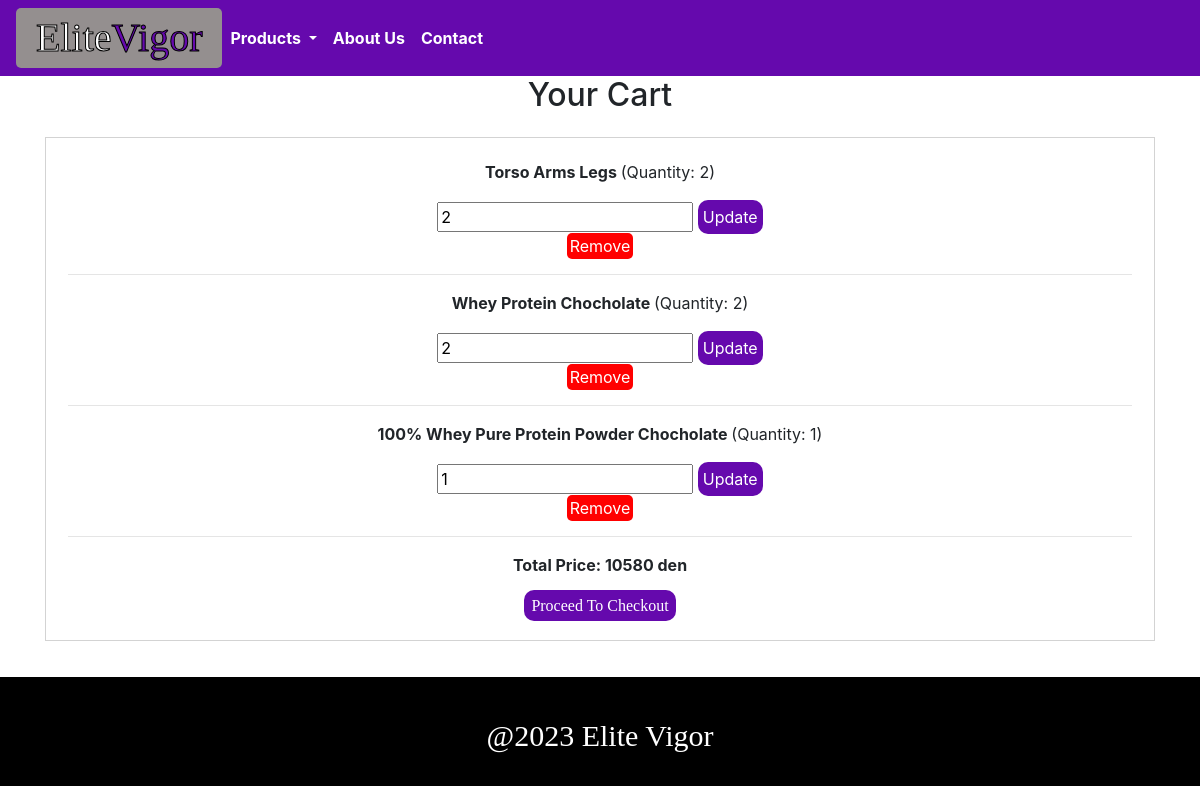
The app's page /cart/ (signed in) with its own data.
### shop/models.py (models this page shows, shortened)
class CartItem(models.Model):
    cart = models.ForeignKey(Cart, on_delete=models.CASCADE, related_name='cart_items')
    product = models.ForeignKey(Product, on_delete=models.CASCADE)
    quantity = models.PositiveIntegerField(default=1)

class Product(models.Model):
    name = models.CharField(max_length=100)
    producer = models.CharField(max_length=100)
    details = models.TextField()
    expiration_date = models.DateTimeField(null=True, blank=True)
    quantity = models.IntegerField(default=0)
    price = models.DecimalField(max_digits=10, decimal_places=2)
    categories = models.ManyToManyField(Category)
    image = models.ImageField(default='no_image_avail.png', upload_to='product-pictures')

### shop/views.py (the view)
# urls.py: path('cart/', cart_view, name='cart'),
def cart_view(request):
    cart = Cart.objects.get(user=request.user)
    cart_items = cart.cart_items.all()
    total_price = cart.get_total_price()
    return render(request, 'shop/cart_add.html', {'cart_items': cart_items, 'total_price': total_price})

### shop/models.py (called while the page is built)
    def get_total_price(self):
        return self.cart_items.aggregate(total_price=models.Sum(models.F('quantity') * models.F('product__price')))['total_price'] or 0

### shop/templates/shop/cart_add.html (shortened to what this page needs)
{%  extends "shop/header.html" %}
{% block content %}
<div class="container">
    <div class="row">
        <div class="col-lg-12">
        <h2 style="text-align: center">Your Cart</h2>
            <div class="content">
                {% for item in cart_items %}
                    <p>{{ item.product.name }} <span>(Quantity: {{ item.quantity }})</span></p>
                    <form method="POST" action="{% url 'update_cart' item.pk %}">
                        <input type="number" name="quantity" min="1" value="{{ item.quantity }}">
                        <button class="udpate_button" type="submit">Update</button>
                    </form>
                    <a class="remove_button" href="{% url 'remove_from_cart' item.pk %}">Remove</a>
                    <hr>
                {% empty %}
                    <p>Your cart is empty.</p>
                {% endfor %}
                <p>Total Price: {{ total_price }} den</p>
                <a class="purp-button" href="{% url 'checkout' %}">Proceed To Checkout</a>
            </div>
        </div>
    </div>
</div>
{% endblock content %}

### shop/templates/shop/cart_add.html (style rules this page uses)
.content { text-align: center; border: 1px solid lightgrey; margin-top: 2%; padding: 2%; }
.content p { font-weight: bold; }
.content span { font-weight: normal; }
.udpate_button { background-color: #6509ad; color: white; padding: 5px; border-radius: 10px; border: none; }
.remove_button { color: white; background-color: red; border: none; border-radius: 5px; padding: 3px; text-decoration: none; }
.purp-button { color: white; font-family: "Bebas Neue"; background-color: #6509ad; text-decoration: none; padding: 7px; border-radius: 10px; }

### records on screen
CartItem: product.name "Torso Arms Legs", quantity "2"
CartItem: product.name "Whey Protein Chocholate", quantity "2"
CartItem: product.name "100% Whey Pure Protein Powder Chocholate", quantity "1"

### other values on screen
{{ total_price }} "10580"
